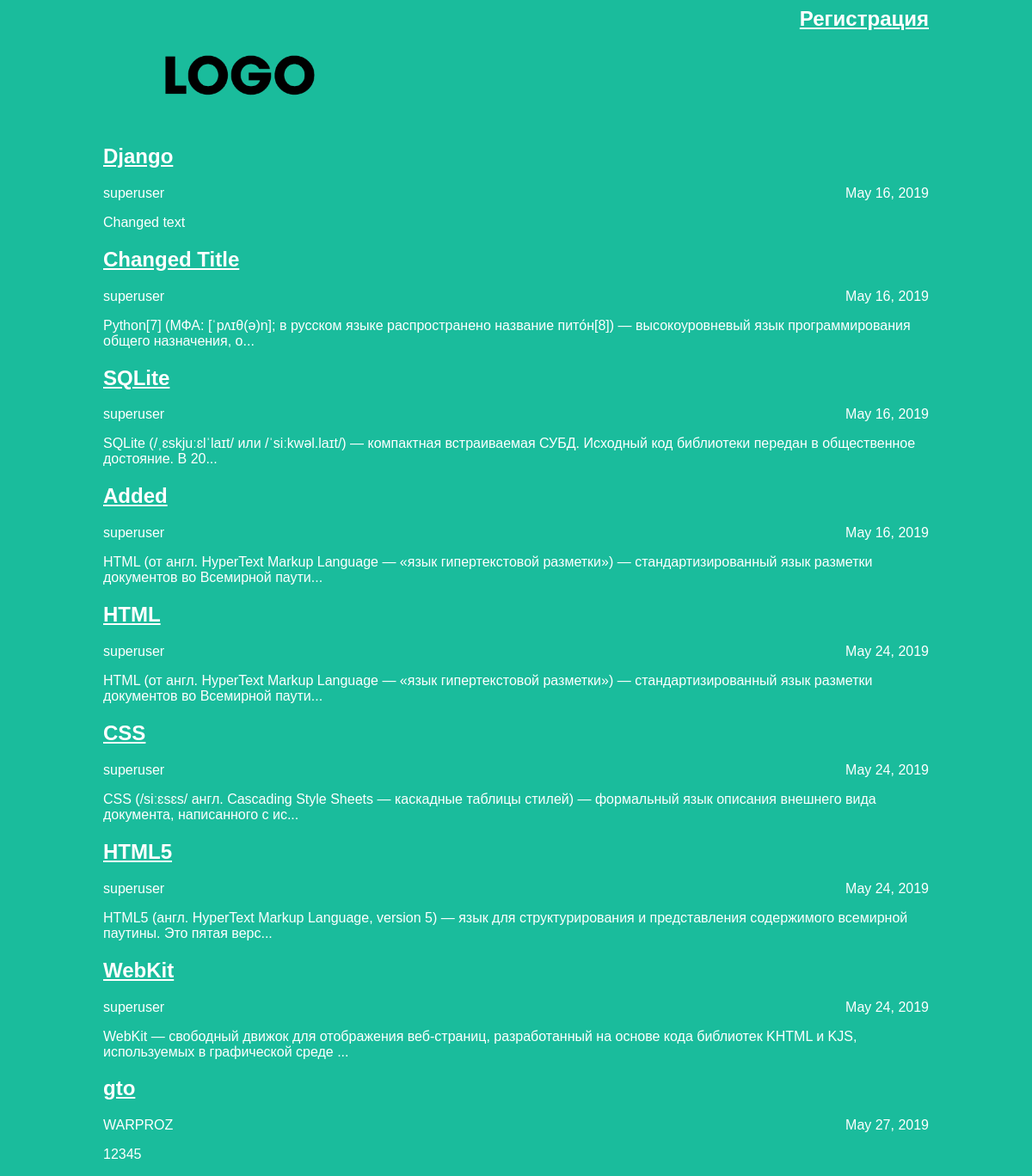
The page / on the database its author committed.
### articles/models.py (models this page shows, shortened)
class Article(models.Model):
    title = models.CharField(max_length=200)
    author = models.ForeignKey(User, on_delete=models.PROTECT)
    text = models.TextField()
    created_date = models.DateField(auto_now_add=True)
    def get_excerpt(self):
        return self.text[:140] + "..." if len(self.text) > 140 else self.text

### articles/views.py (the view)
# urls.py: path('', views.archive, name='archive'),
def archive(request):
    return render(request, 'archive.html', {"posts": Article.objects.all()})

### articles/templates/archive.html (shortened to what this page needs)
<html>
    <head>
        <link rel="stylesheet" href="{{ STATIC_URL }}/static/css/article.css">
    </head>
    <body class="archive">
        <div class="header">
            <img src="{{ STATIC_URL }}/static/img/dpb-logo.png" />
        </div>
        <h2 class="register_link"><a href="/register">Регистрация</a></h2>
        <div class="archive">
            {% for post in posts %}
                <div class="one-post">
                    <h2 class="post-title"><a href="article/{{ post.id }}">{{ post.title }}</a></h2>
                    <div class="article-info">
                        <div class="article-author">{{ post.author.username }}</div>
                        <div class="article-created-date">{{ post.created_date }}</div>
                    </div>
                    <p class="article-text">{{ post.get_excerpt }}</p>
                </div>
            {% endfor %}
        </div>
    </body>
</html>

### articles/static/css/article.css (style rules this page uses)
body { background: #1abc9c; font-family: Tahoma, Arial, sans-serif; color: #ffffff; }
.header img { display: block; width: 318px; margin-left: auto; margin-right: auto; float: left; }
.archive { width: 960px; margin-left: auto; margin-right: auto; }
.post-title a { color: #ffffff; }
.article-author { width: 50%; float: left; }
.article-created-date { text-align: right; }
.register_link a { color: #ffffff; }
.register_link { text-align: right; height: 60; }
.archive .register_link { text-align: right; height: 140; }

### rows shown on the page
Article: title "Django", author.username "superuser", created_date "May 16, 2019", get_excerpt "Changed text"
Article: title "Changed Title", author.username "superuser", created_date "May 16, 2019", get_excerpt "Python[7] (МФА: [ˈpʌɪθ(ə)n]; в русском языке распространено название пито́н[8]) — высокоуровневый язык программирования общего назначения, о..."
Article: title "SQLite", author.username "superuser", created_date "May 16, 2019", get_excerpt "SQLite (/ˌɛskjuːɛlˈlaɪt/ или /ˈsiːkwəl.laɪt/) — компактная встраиваемая СУБД. Исходный код библиотеки передан в общественное достояние. В 20..."
Article: title "Added", author.username "superuser", created_date "May 16, 2019", get_excerpt "HTML (от англ. HyperText Markup Language — «язык гипертекстовой разметки») — стандартизированный язык разметки документов во Всемирной паути..."
Article: title "HTML", author.username "superuser", created_date "May 24, 2019", get_excerpt "HTML (от англ. HyperText Markup Language — «язык гипертекстовой разметки») — стандартизированный язык разметки документов во Всемирной паути..."
Article: title "CSS", author.username "superuser", created_date "May 24, 2019", get_excerpt "CSS (/siːɛsɛs/ англ. Cascading Style Sheets — каскадные таблицы стилей) — формальный язык описания внешнего вида документа, написанного с ис..."
Article: title "HTML5", author.username "superuser", created_date "May 24, 2019", get_excerpt "HTML5 (англ. HyperText Markup Language, version 5) — язык для структурирования и представления содержимого всемирной паутины. Это пятая верс..."
Article: title "WebKit", author.username "superuser", created_date "May 24, 2019", get_excerpt "WebKit — свободный движок для отображения веб-страниц, разработанный на основе кода библиотек KHTML и KJS, используемых в графической среде ..."
Article: title "gto", author.username "WARPROZ", created_date "May 27, 2019", get_excerpt "12345"
